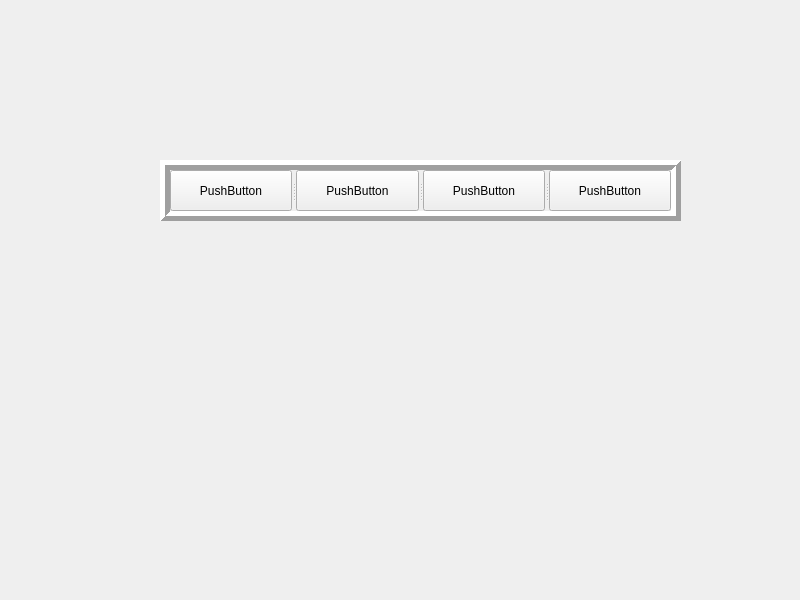
<?xml version="1.0" encoding="UTF-8"?>
<ui version="4.0">
 <class>MyWidget</class>
 <widget class="QWidget" name="MyWidget">
  <property name="geometry">
   <rect>
    <x>0</x>
    <y>0</y>
    <width>800</width>
    <height>600</height>
   </rect>
  </property>
  <property name="windowTitle">
   <string>MyWidget</string>
  </property>
  <widget class="QSplitter" name="splitter">
   <property name="geometry">
    <rect>
     <x>160</x>
     <y>160</y>
     <width>521</width>
     <height>61</height>
    </rect>
   </property>
   <property name="frameShape">
    <enum>QFrame::Box</enum>
   </property>
   <property name="frameShadow">
    <enum>QFrame::Raised</enum>
   </property>
   <property name="lineWidth">
    <number>5</number>
   </property>
   <property name="orientation">
    <enum>Qt::Horizontal</enum>
   </property>
   <widget class="QPushButton" name="pushButton">
    <property name="text">
     <string>PushButton</string>
    </property>
   </widget>
   <widget class="QPushButton" name="pushButton_2">
    <property name="text">
     <string>PushButton</string>
    </property>
   </widget>
   <widget class="QPushButton" name="pushButton_3">
    <property name="text">
     <string>PushButton</string>
    </property>
   </widget>
   <widget class="QPushButton" name="pushButton_4">
    <property name="text">
     <string>PushButton</string>
    </property>
   </widget>
  </widget>
 </widget>
 <resources/>
 <connections/>
</ui>
